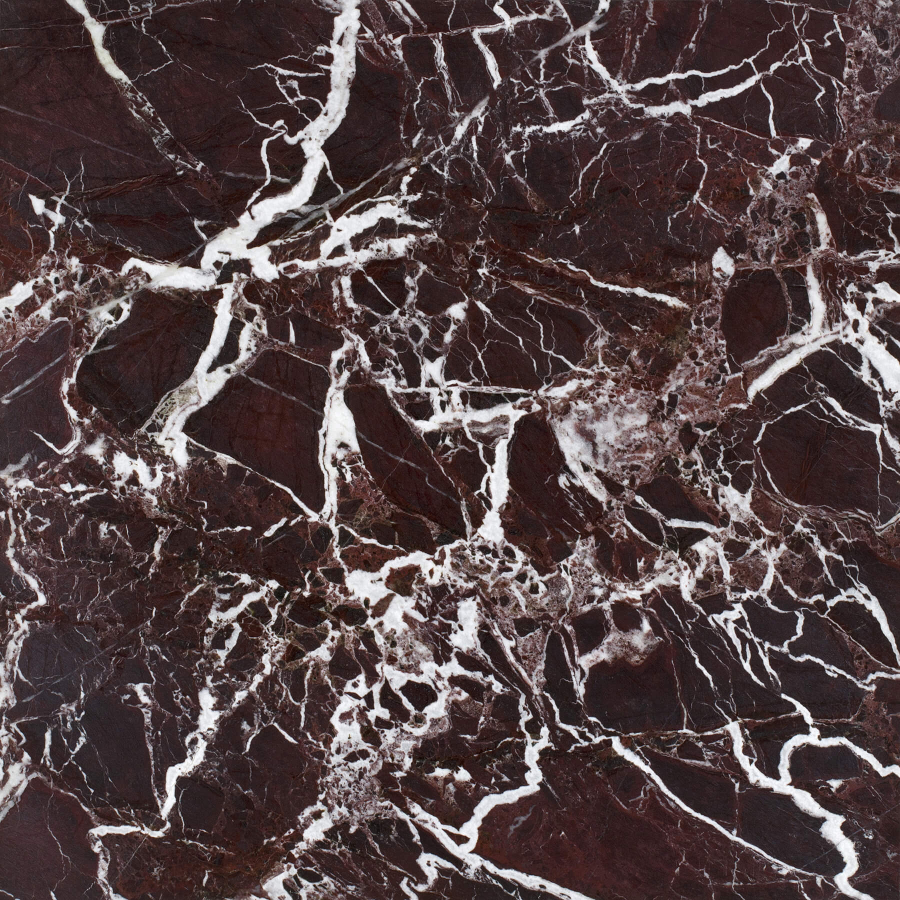
#> input picture Proje/org/1.jpg, 1800 x 1800 px (shown at 1/2 size); its folder holds only this picture in this run
$ python 'MDS-İmageProcessing.py'
#> lines starting #> are read from the running program, lines starting #| are printed output that depends on the picture; after the words box and inside, x2 and y2 are one past the last pixel; in counts of white or black regions, pixels touching at a corner belong together
#> further down, imge is the input picture: shape (1800, 1800, 3); mean B, G, R 69.3, 68.3, 84.1
import cv2
import matplotlib.pyplot as plt
import numpy as np
import glob, os


path = 'org'
resizedlist = dict()

def isle(img):
    im_RGB = cv2.cvtColor(img, cv2.COLOR_BGR2RGB)
    #print(im_RGB[0][0])
    im_GRAY = cv2.cvtColor(img, cv2.COLOR_RGB2GRAY)
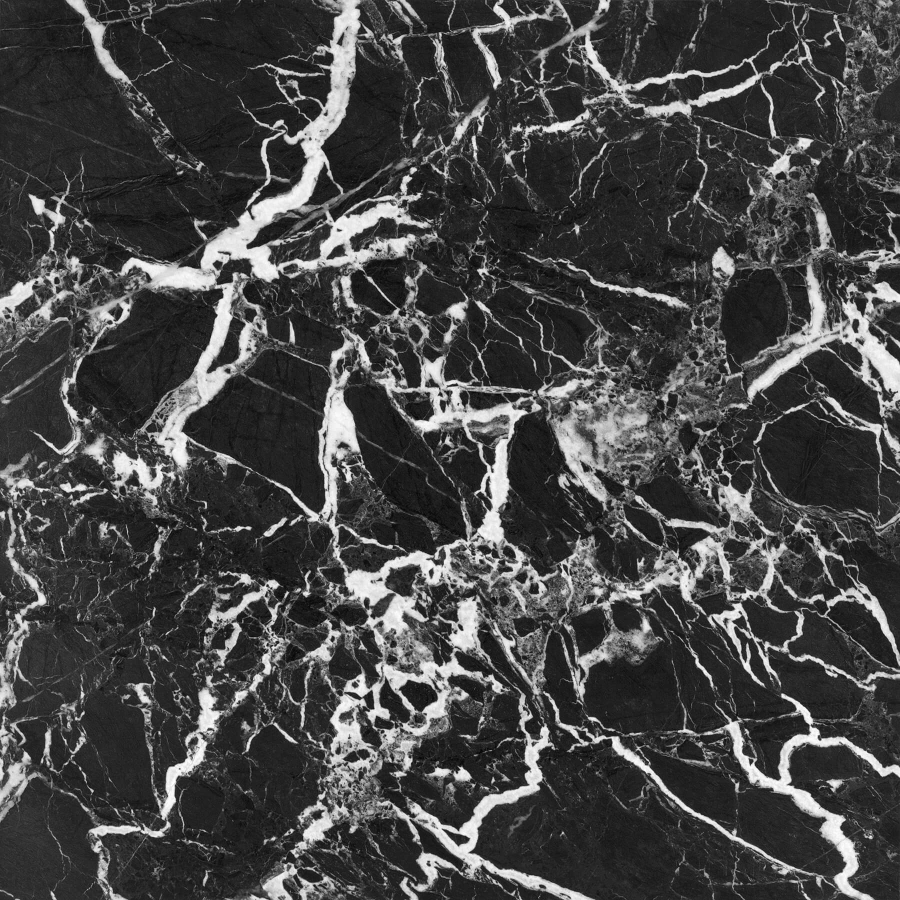
#> im_GRAY: shape (1800, 1800) (shown at 1/2 size); min 0, max 255, mean 70.4
    #x.dtype #kanal bilgisi
    #Görüntü dışarı çıkartma
    #cv2.imwrite("resim.jpg",im_GRAY)

    # Blur the image for better edge detection
    img_blur = cv2.GaussianBlur(im_GRAY, (5,5), 0)


    #adaptiveThreshold
    thresh1 = cv2.adaptiveThreshold(img_blur, 255, cv2.ADAPTIVE_THRESH_GAUSSIAN_C,
                                              cv2.THRESH_BINARY, 127,15)
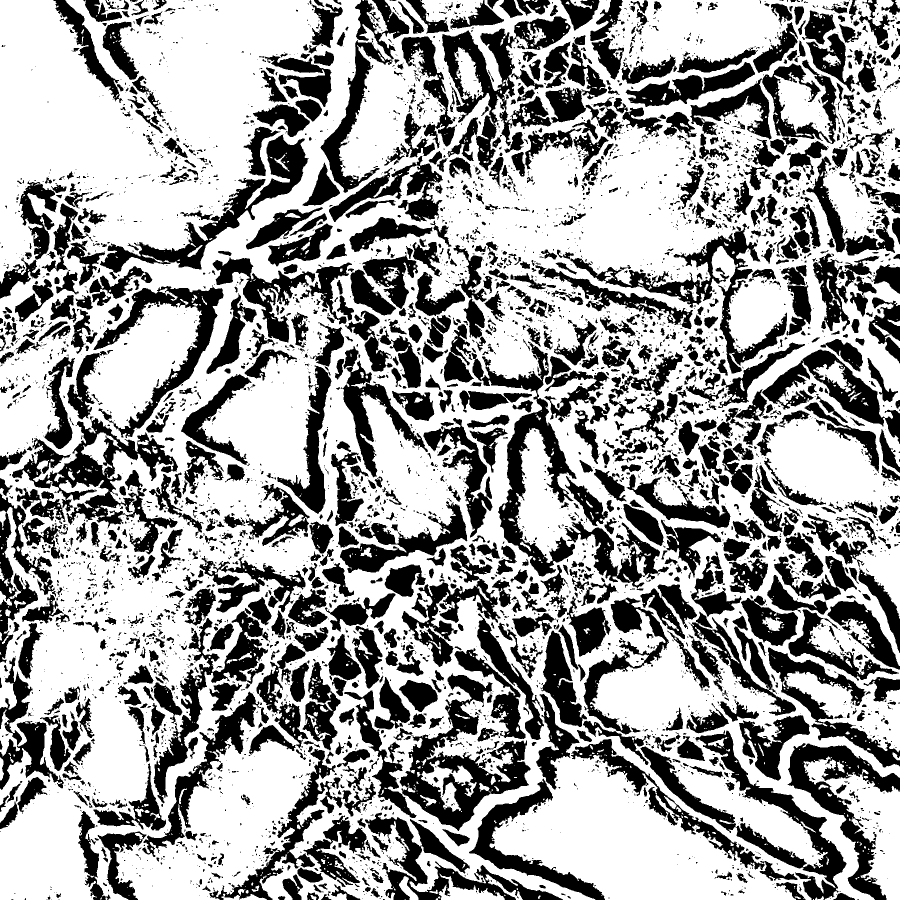
#> thresh1: shape (1800, 1800) (shown at 1/2 size); 63% white; 4949 black regions (3373 under 20 px), largest, box (x1, y1, x2, y2) and area: (24, 833, 356, 1109) 26550, (799, 1346, 1061, 1662) 25921, (884, 33, 1141, 342) 23636


    for i in range(0,thresh1.shape[0]):
        for j in range(0,thresh1.shape[1]):
            if thresh1[i][j]==255:
                thresh1[i][j]=0
            elif thresh1[i][j]==0:
                thresh1[i][j]=255


    #contours, hierarchy = cv2.findContours(thist,bins = np.histogram(img.flatten(),256,[0,256])


    #im_RGB = cv2.cvtColor(thresh1, cv2.COLOR_GRAY2RGB)

    return thresh1

klasor="gray"

pref="islenen-"+klasor


for infile in glob.glob(os.path.join(path,'*.jpg')):
  imge = cv2.imread(infile)
  islenen=isle(imge)
#> (the run stopped early here; a loop or call above may not have finished)

$ run again, on Proje/org/5.jpg
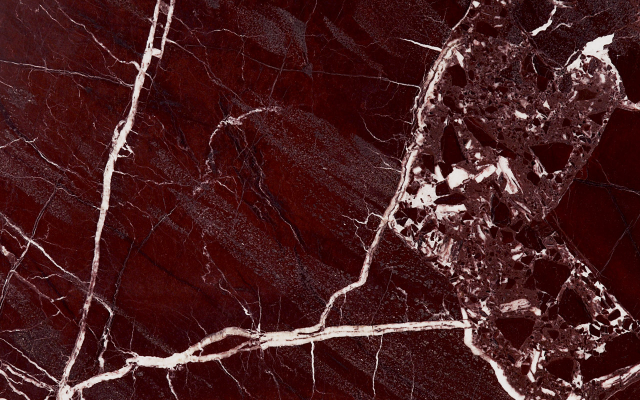
#> input picture Proje/org/5.jpg, 1280 x 800 px (shown at 1/2 size)
#> imge is the input picture: shape (800, 1280, 3); mean B, G, R 31.3, 30.1, 71.6
#> in isle, `im_GRAY = cv2.cvtColor(img, cv2.COLOR_RGB2GRAY)`:
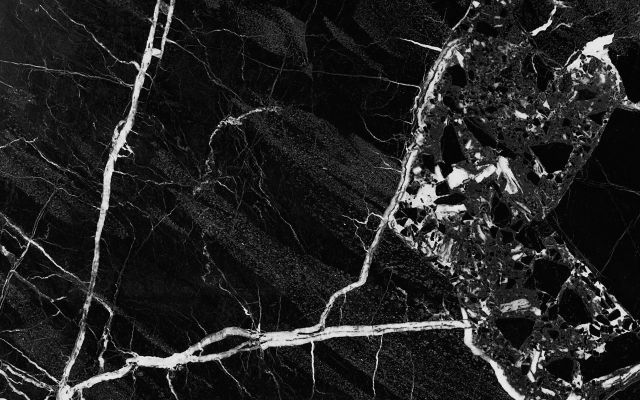
#> im_GRAY: shape (800, 1280) (shown at 1/2 size); min 0, max 254, mean 35.2
#> in isle, `thresh1 = cv2.adaptiveThreshold(img_blur, 255, cv2.ADAPTIVE_THRESH_GAU..`:
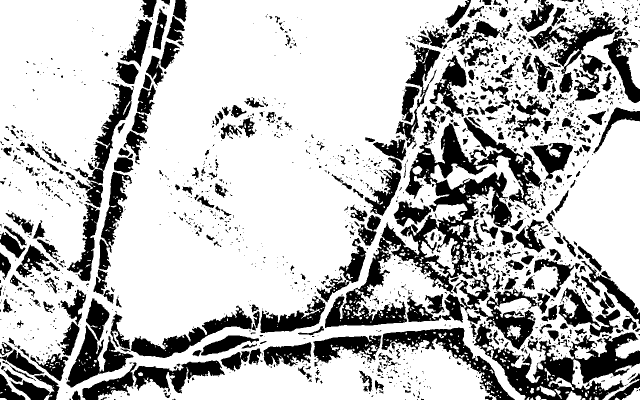
#> thresh1: shape (800, 1280) (shown at 1/2 size); 74.2% white; 1732 black regions (1260 under 20 px), largest, box (x1, y1, x2, y2) and area: (650, 235, 1084, 656) 40032, (948, 647, 1280, 800) 18596, (1061, 24, 1239, 202) 8264

$ run again, on Proje/org/6.jpg
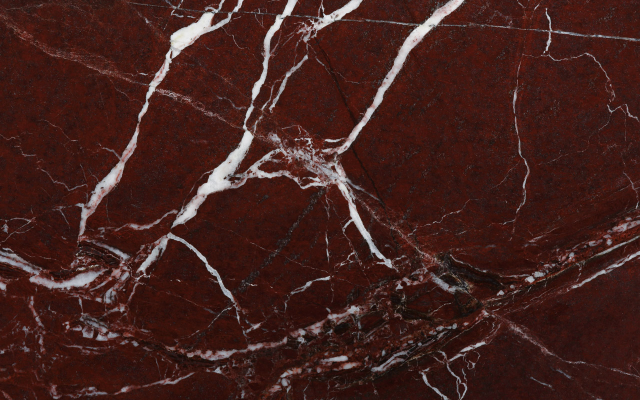
#> input picture Proje/org/6.jpg, 1280 x 800 px (shown at 1/2 size)
#> imge is the input picture: shape (800, 1280, 3); mean B, G, R 29.6, 34, 66.7
#> in isle, `im_GRAY = cv2.cvtColor(img, cv2.COLOR_RGB2GRAY)`:
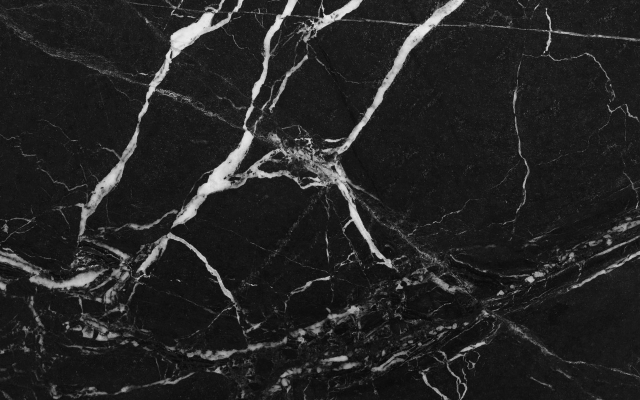
#> im_GRAY: shape (800, 1280) (shown at 1/2 size); min 2, max 243, mean 36.4
#> in isle, `thresh1 = cv2.adaptiveThreshold(img_blur, 255, cv2.ADAPTIVE_THRESH_GAU..`:
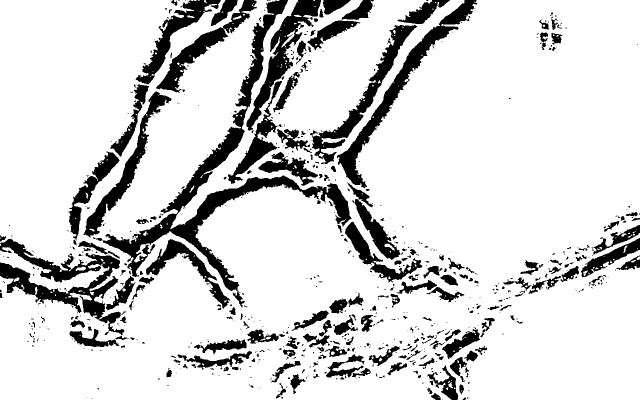
#> thresh1: shape (800, 1280) (shown at 1/2 size); 83.9% white; 750 black regions (523 under 20 px), largest, box (x1, y1, x2, y2) and area: (186, 0, 703, 615) 27846, (0, 477, 249, 671) 13771, (674, 0, 955, 377) 11061

$ run again, on Proje/org/7.jpg
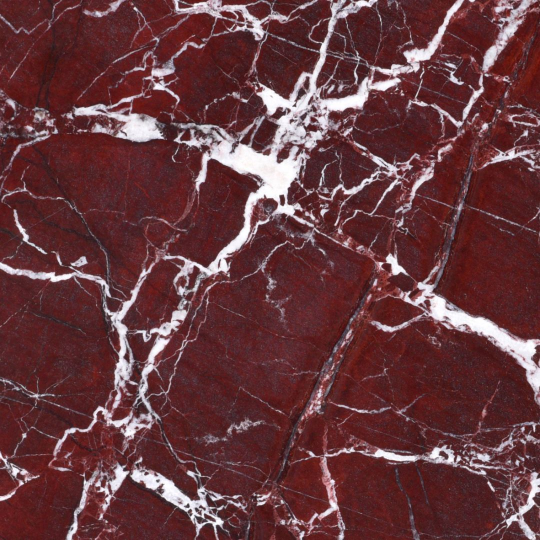
#> input picture Proje/org/7.jpg, 1080 x 1080 px (shown at 1/2 size)
#> imge is the input picture: shape (1080, 1080, 3); mean B, G, R 62.4, 58.5, 103.3
#> in isle, `im_GRAY = cv2.cvtColor(img, cv2.COLOR_RGB2GRAY)`:
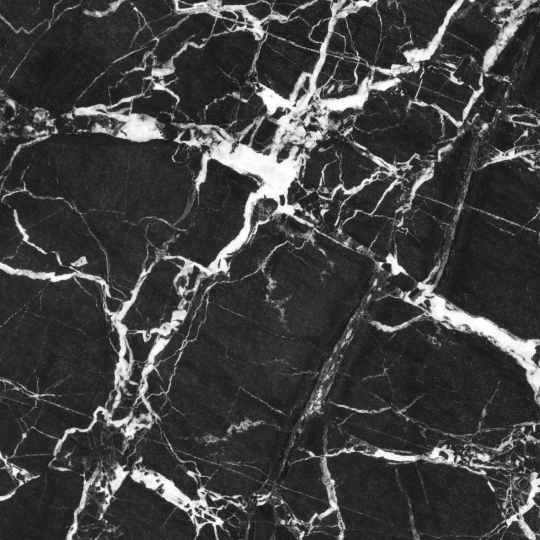
#> im_GRAY: shape (1080, 1080) (shown at 1/2 size); min 12, max 255, mean 64.8
#> in isle, `thresh1 = cv2.adaptiveThreshold(img_blur, 255, cv2.ADAPTIVE_THRESH_GAU..`:
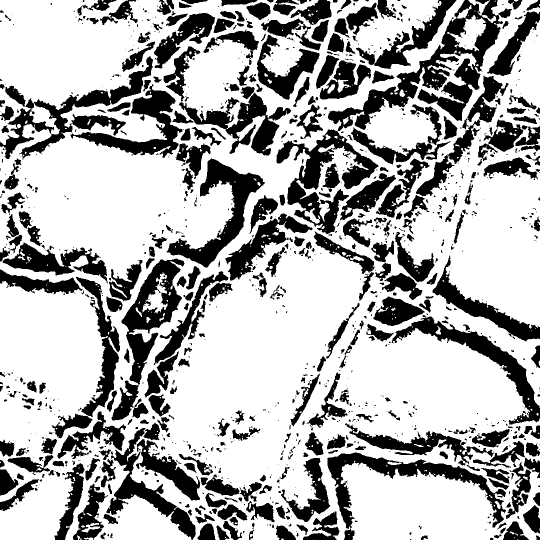
#> thresh1: shape (1080, 1080) (shown at 1/2 size); 69.1% white; 1115 black regions (666 under 20 px), largest, box (x1, y1, x2, y2) and area: (656, 0, 1006, 262) 21511, (223, 517, 369, 841) 13822, (0, 112, 306, 319) 13571

$ run again, on Proje/org/2.jpg
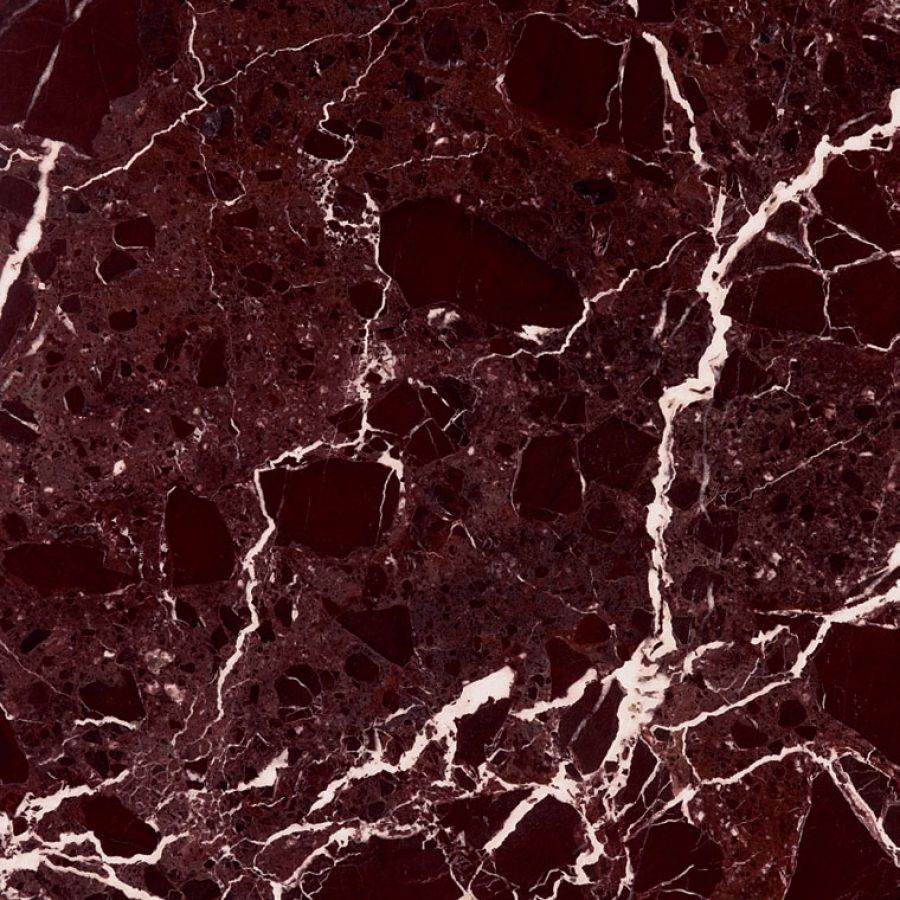
#> input picture Proje/org/2.jpg, 900 x 900 px
#> imge is the input picture: shape (900, 900, 3); mean B, G, R 32.8, 30.3, 69.4
#> in isle, `im_GRAY = cv2.cvtColor(img, cv2.COLOR_RGB2GRAY)`:
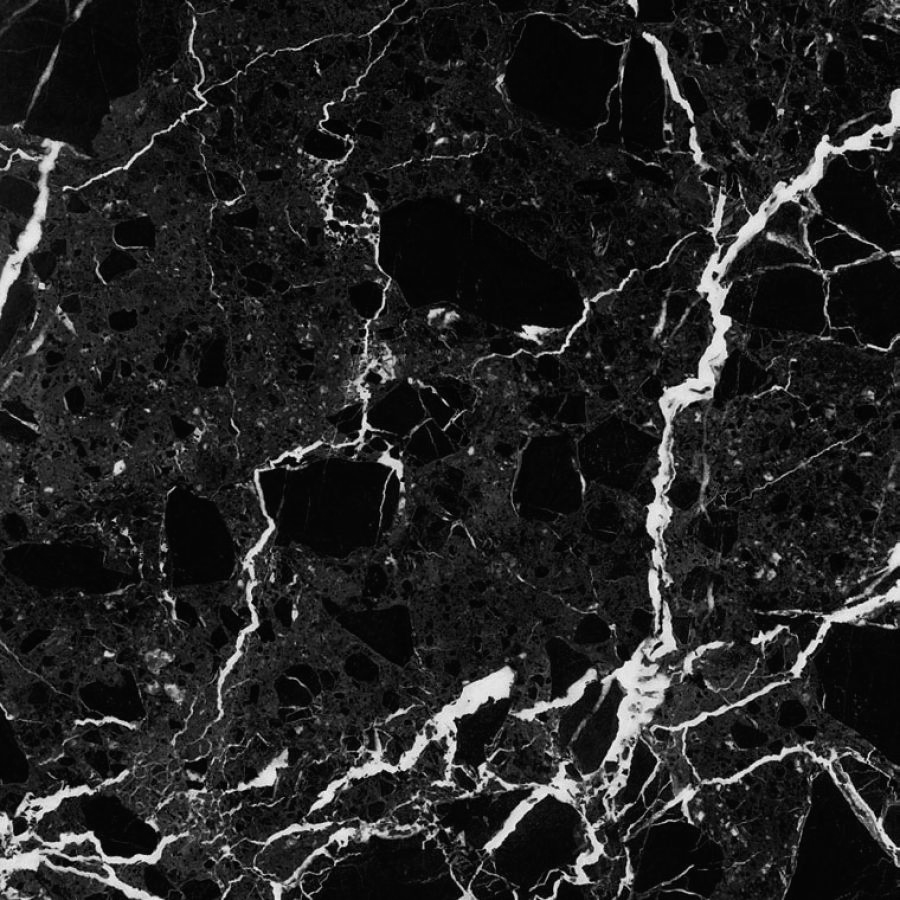
#> im_GRAY: shape (900, 900); min 1, max 248, mean 35.5
#> in isle, `thresh1 = cv2.adaptiveThreshold(img_blur, 255, cv2.ADAPTIVE_THRESH_GAU..`:
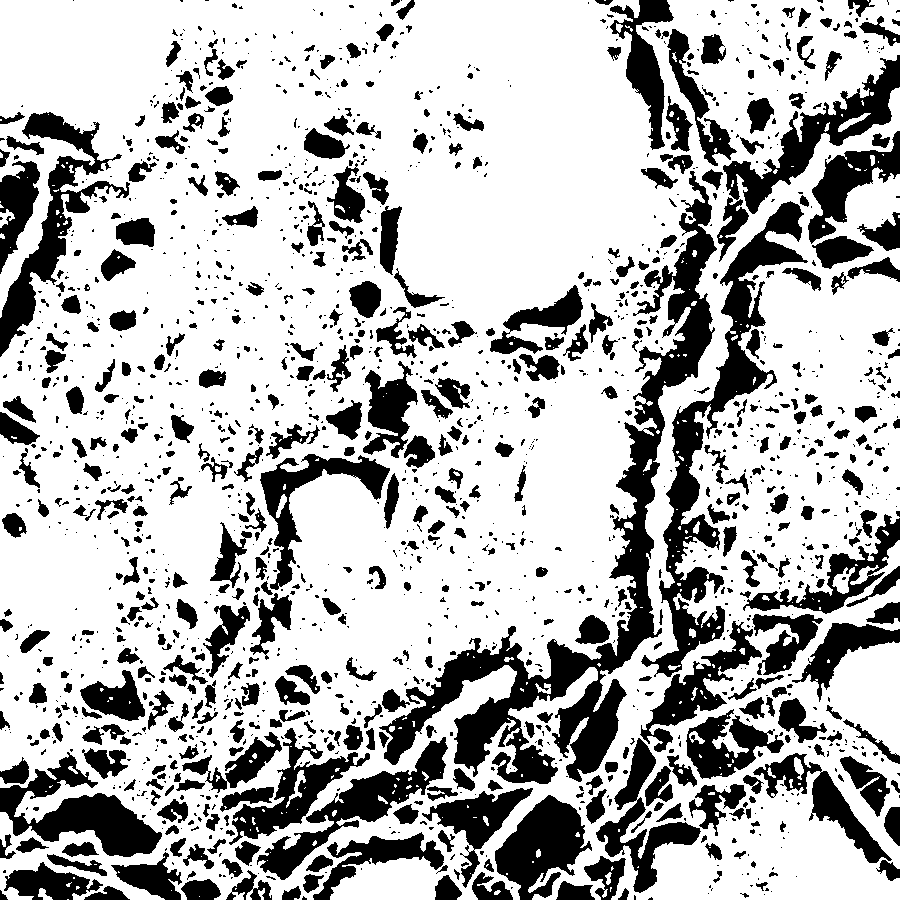
#> thresh1: shape (900, 900); 71.8% white; 1786 black regions (1152 under 20 px), largest, box (x1, y1, x2, y2) and area: (379, 171, 717, 784) 28765, (641, 201, 808, 677) 13778, (0, 112, 130, 357) 7007
